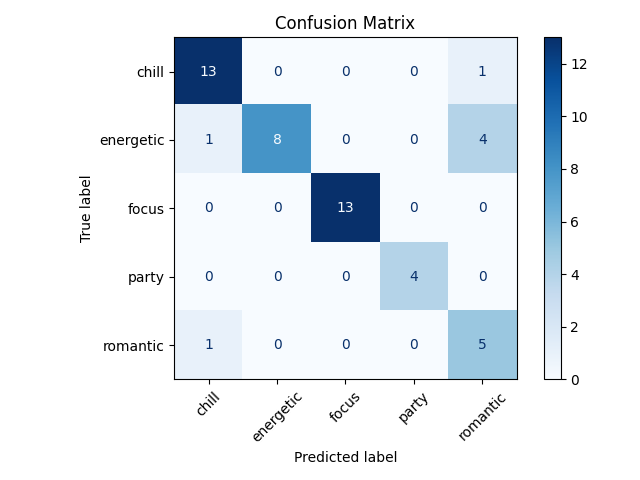

Reproduce this figure in Python.
import torch
from torchvision import datasets, transforms, models
from torch.utils.data import DataLoader, random_split
from torch import nn
from sklearn.metrics import confusion_matrix, ConfusionMatrixDisplay
import matplotlib.pyplot as plt

# Step 1: Setup device
device = torch.device("cuda" if torch.cuda.is_available() else "cpu")

# Step 2: Define image transformations
transform = transforms.Compose(
    [
        transforms.Resize((224, 224)),
        transforms.ToTensor(),
    ]
)

# Step 3: Load dataset and split
dataset = datasets.ImageFolder(root="images", transform=transform)
num_classes = len(dataset.classes)

train_size = int(0.8 * len(dataset))
val_size = len(dataset) - train_size
train_dataset, val_dataset = random_split(
    dataset, [train_size, val_size], generator=torch.Generator().manual_seed(42)
)

val_loader = DataLoader(val_dataset, batch_size=16, shuffle=False)

# Step 4: Load model
model = models.resnet18(weights=None)
model.fc = nn.Linear(model.fc.in_features, num_classes)
model.load_state_dict(torch.load("model.pth", map_location=device))
model = model.to(device)
model.eval()

# Step 5: Evaluate and collect predictions
all_preds = []
all_labels = []

with torch.no_grad():
    for imgs, labels in val_loader:
        imgs, labels = imgs.to(device), labels.to(device)
        outputs = model(imgs)
        _, predicted = torch.max(outputs, 1)
        all_preds.extend(predicted.cpu().numpy())
        all_labels.extend(labels.cpu().numpy())

# Step 6: Compute and show confusion matrix
cm = confusion_matrix(all_labels, all_preds)
disp = ConfusionMatrixDisplay(confusion_matrix=cm, display_labels=dataset.classes)
disp.plot(cmap="Blues", xticks_rotation=45)
plt.title("Confusion Matrix")
plt.tight_layout()
plt.show()

# Step 7: Print accuracy
accuracy = 100 * sum(p == l for p, l in zip(all_preds, all_labels)) / len(all_labels)
print(f"Validation Accuracy: {accuracy:.2f}%")
